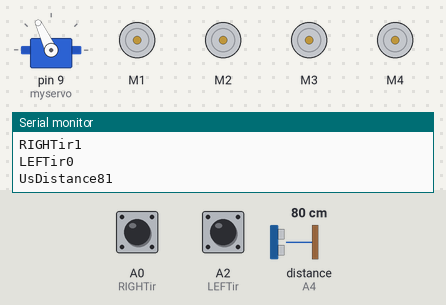
This sketch was run on a simulated Arduino Uno, built with avr-gcc and run on an emulated ATmega328P. Parts: servo, 4 × DC motor (green arrow = forward, orange = backward, longer = faster), the last lines printed to the serial monitor. The inputs (shaded band) are chosen by the test bench; at power-on: distance to the obstacle (sensor on A4) 80 cm, A0 (RIGHTir) HIGH, A2 (LEFTir) LOW. The echo pulse lasts 58.3 µs per cm.

Above: at 1.2 s.
1.3 s: distance to the obstacle (sensor on A4) set to 11 cm
4.3 s: distance to the obstacle (sensor on A4) set to 8 cm
At 4.9 s:
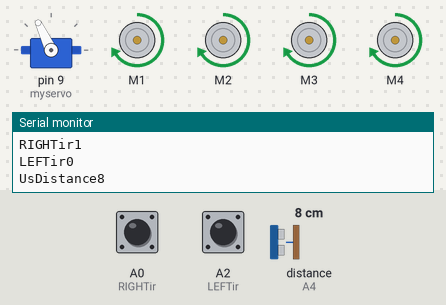
5.8 s: distance to the obstacle (sensor on A4) set to 18 cm
At 7.0 s:
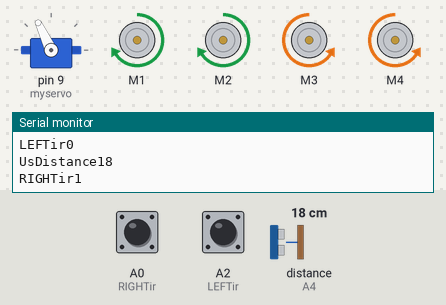
7.3 s: A0 (RIGHTir) pulled LOW for 1 s
At 8.1 s:
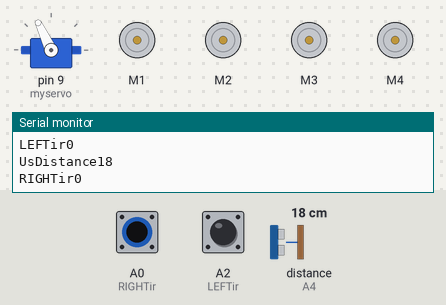
11.3 s: A2 (LEFTir) pulled HIGH for 3.2 s
At 15.4 s:
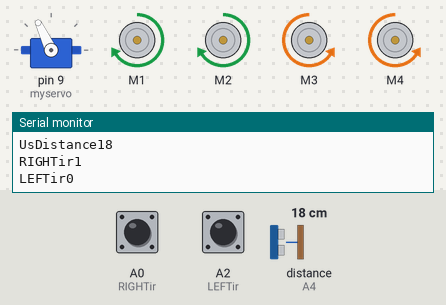
17.5 s: A0 (RIGHTir) pulled LOW for 3.2 s
At 18.8 s:
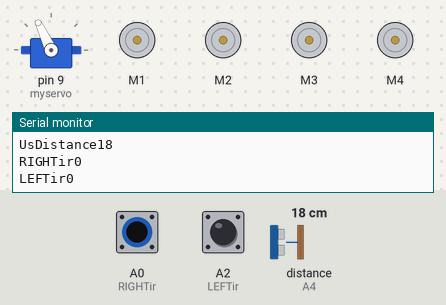
Timing chart, 0 to 22.2 s (numbered marks = the images above; inputs shaded):
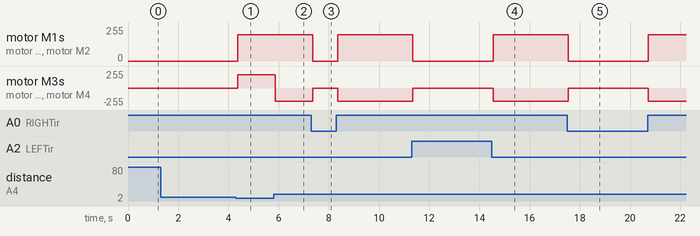

The sketch:

humanfollowingfinal.ino
```cpp
#include<AFMotor.h>
#include<NewPing.h>
#include<Servo.h>

#define TRIG_PIN A3
#define ECHO_PIN A4
#define MAX_DISTANCE 200
               // set speed of dc motor ....
              //........

#define RIGHTir A0
#define LEFTir A2
unsigned UsDistance =0;
unsigned RightValue=0;
unsigned LeftValue=0;

NewPing sonar(TRIG_PIN,ECHO_PIN,MAX_DISTANCE);

AF_DCMotor motor1(1,MOTOR12_1KHZ);
AF_DCMotor motor2(2,MOTOR12_1KHZ);
AF_DCMotor motor3(3,MOTOR34_1KHZ);
AF_DCMotor motor4(4,MOTOR34_1KHZ);
Servo myservo;


int speedSet =0;

void setup(){
 Serial.begin(9600);
 myservo.attach(9);
 myservo.write(115);

pinMode(RIGHTir,INPUT);
pinMode(LEFTir,INPUT);
}

void loop(){
  UsDistance = sonar.ping_cm();

  Serial.print("UsDistance");
  Serial.println(UsDistance);

  RightValue=digitalRead(RIGHTir);
  LeftValue = digitalRead(LEFTir);

  Serial.print("RIGHTir");
  Serial.println(RightValue);

  Serial.print("LEFTir");
  Serial.println(LeftValue);


  if((UsDistance>1)&&(UsDistance<10)){
    moveForward();
  }
  else if((RightValue==0)&&(LeftValue==1)){
    turnLeft();
    delay(50);
  }
  else if((RightValue==1)&&(LeftValue==0)){
    turnRight();
    delay(50);
  }
  else if(UsDistance>10){
    moveStop();
  }

}

void moveStop(){
  motor1.run(RELEASE);
  motor2.run(RELEASE);
  motor3.run(RELEASE);
  motor4.run(RELEASE);
}

void moveForward(){

    motor1.run(FORWARD);
    motor2.run(FORWARD);
    motor3.run(FORWARD);
    motor4.run(FORWARD);
    for(speedSet = 0 ; speedSet < 200; speedSet +=2){           // slowly bring the speed up to avoid loading down the batteries too quickly
      motor1.setSpeed(speedSet);
      motor2.setSpeed(speedSet);
      motor3.setSpeed(speedSet);
      motor4.setSpeed(speedSet);

    }
  }


void turnRight(){
  motor1.run(FORWARD);
  motor2.run(FORWARD);
  motor3.run(BACKWARD);
  motor4.run(BACKWARD);
  delay(10);
}

void turnLeft(){
  motor1.run(BACKWARD);
  motor2.run(BACKWARD);
  motor3.run(FORWARD);
  motor4.run(FORWARD);
  delay(10);
}
```

Measured:
- the behaviour switches between 10 and 9 cm on distance to the obstacle (sensor on A4) (found by bisection; images 0 and 1)
- after the input at 4.3 s, motor M1–4: stopped → forward 198/255 after 0.06 s
- after the input at 5.8 s, motor M3, motor M4: forward 198/255 → backward 198/255 after 0.06 s
- after the input at 7.3 s, motor M1, motor M2: forward 198/255 → stopped after 0.06 s, → forward 198/255 1.0 s later; motor M3, motor M4: backward 198/255 → stopped after 0.06 s, → backward 198/255 1.0 s later
- after the input at 11.3 s, motor M1, motor M2: forward 198/255 → stopped after 0.05 s, → forward 198/255 3.2 s later; motor M3, motor M4: backward 198/255 → stopped after 0.05 s, → backward 198/255 3.2 s later
- after the input at 17.5 s, motor M1, motor M2: forward 198/255 → stopped at once, → forward 198/255 3.2 s later; motor M3, motor M4: backward 198/255 → stopped at once, → backward 198/255 3.2 s later
